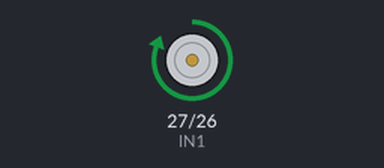
This sketch was run on a simulated ESP32. Parts: motor-driver pin pairs drawn as motors (green arrow = first pin HIGH = forward, orange = second pin HIGH = backward, longer = more drive, scaled by the enable pin).

Above: at 0.1 s.
At 10.1 s:
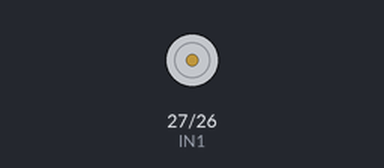
Timing chart, 0 to 11.6 s (numbered marks = the images above):
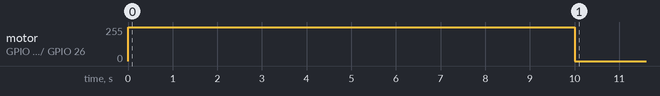

Measured:
- by itself, motor on GPIO 27 (IN1) / GPIO 26 (IN2): stopped → forward 255/255 at 0.00 s, → stopped 10.0 s later

The sketch:

Code.ino
```cpp
const int IN1 = 27;  // Broche de contrôle du sens de rotation
const int IN2 = 26;  // Broche de contrôle du sens de rotation
const int ENA = 14;  // Broche de contrôle de la vitesse

const int freq = 30000;
const int pwmChannel = 0;
const int resolution = 8;

void setup() {
  pinMode(IN1, OUTPUT);
  pinMode(IN2, OUTPUT);

  ledcSetup(pwmChannel, freq, resolution);
  ledcAttachPin(ENA, pwmChannel);
}

void loop() {
  // Faire tourner le moteur pendant 10 secondes
  digitalWrite(IN1, HIGH);
  digitalWrite(IN2, LOW);
  ledcWrite(pwmChannel, 255);  // Vitesse maximale
  delay(10000);  // 10 secondes

  // Arrêter le moteur
  digitalWrite(IN1, LOW);
  digitalWrite(IN2, LOW);
  ledcWrite(pwmChannel, 0);

  // Attendre 24 heures (86400000 millisecondes)
  delay(86400000);
}
```
